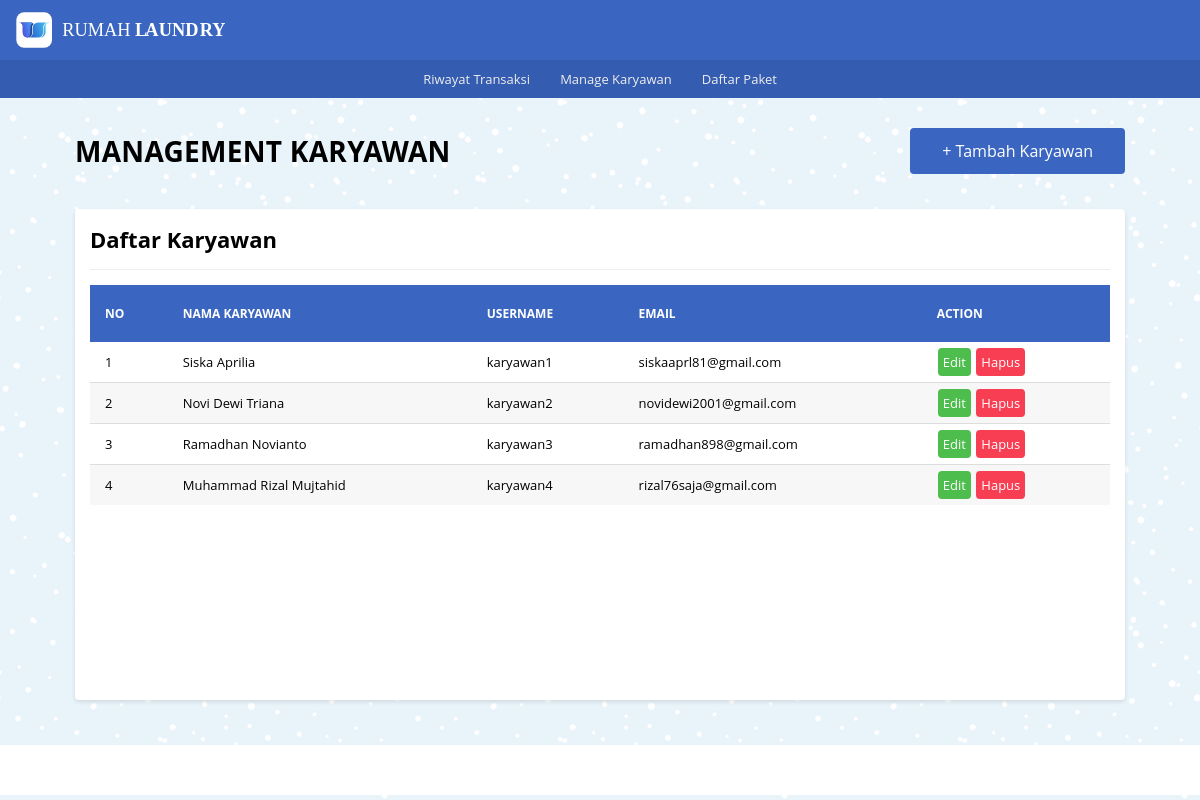
Screenshot of /karyawan/karyawan.php with the database file from the repository.
### tables this page shows
CREATE TABLE `master` (
  `id_user` int(11) NOT NULL,
  `nama` varchar(100) NOT NULL,
  `email` varchar(100) NOT NULL,
  `username` varchar(20) NOT NULL,
  `password` varchar(255) NOT NULL,
  `level` varchar(20) DEFAULT NULL
);

### _functions.php (called while the page is built, shortened)
<?php
$host	= 'localhost';
$user = 'root';
$pass	= '';
$db	= 'laundry_app';
$koneksi = mysqli_connect($host, $user, $pass, $db);
function query($query)
{
	global $koneksi;
	$result = mysqli_query($koneksi, $query);
	$rows = [];
	while ($row = mysqli_fetch_assoc($result)) {
		$rows[] = $row;
	}
	return $rows;
}
function url($url = null)
{
	$url_utama = "http://localhost/rumah_laundry";
	if ($url != null) {
		return $url_utama . '/' . $url;
	} else {
		return $url_utama;
	}
}

### karyawan/karyawan.php (the view)
<?php
	require_once('../_header.php');
	$data_karyawan = query('SELECT * FROM master LIMIT 20 OFFSET 1');
?>
	<div id="karyawan" class="main-content">
		<div class="container">
			<div class="baris">
				<div class="selamat-datang">
					<div class="col-header">
						<h2 class="judul-md">Management Karyawan</h2>
					</div>
					<div class="col-header txt-right">
						<a href="<?=url('karyawan/tambah.php')?>" class="btn-lg bg-primary">+ Tambah Karyawan</a>
					</div>
				</div>
			</div>
			<div class="baris">
				<div class="col">
					<div class="card">
						<div class="card-title card-flex">
							<div class="card-col">
								<h2>Daftar Karyawan</h2>
							</div>
						</div>
						<div class="card-body">
							<div class="tabel-kontainer">
								<table class="tabel-transaksi">
									<thead>
										<tr>
											<th class="sticky">No</th>
											<th class="sticky">Nama Karyawan</th>
											<th class="sticky">Username</th>
											<th class="sticky">Email</th>
											<th class="sticky">Action</th>
										</tr>
									</thead>
									<tbody>
										<?php $no = 1; ?>
										<?php foreach($data_karyawan as $karyawan) : ?>
											<tr>
												<td><?= $no ?></td>
												<td><?= $karyawan['nama'] ?></td>
												<td><?= $karyawan['username'] ?></td>
												<td><?= $karyawan['email'] ?></td>
												<td>
													<a href="<?=url('karyawan/edit.php')?>?id_user=<?=$karyawan['id_user']?>" class="btn btn-edit">Edit</a>
													<a href="<?=url('karyawan/hapus.php')?>?id_user=<?=$karyawan['id_user']?>" onclick="return confirm('Yakin akan menghapus?');"  class="btn btn-hapus">Hapus</a>
												</td>
											</tr>
											<?php $no++ ?>
										<?php endforeach; ?>
									</tbody>
								</table>
							</div>
						</div>
					</div>
				</div>
			</div>
		</div>
	</div>
<?php require_once('../_footer.php'); ?>

### _assets/css/style.css (style rules this page uses)
* { margin: 0; padding: 0; box-sizing: border-box; }
html,body { width: 100%; max-width: 100%; position: relative; font-family: 'Open sans', sans-serif; display: flex; flex-direction: column; background-image: url(../img/blue-snow.png); overflow-x: hidden; }
.txt-right { text-align: right; }
h2 { font-size: 22px; }
.main-content { display: flex; flex-direction: column; }
.container { display: flex; flex-direction: column; width: 1080px; max-width: 100%; margin: auto; padding: 0 15px; min-height: 20px; }
.baris { position: relative; margin: 0 -15px; display: flex; flex-direction: row; flex-wrap: wrap; }
.selamat-datang { width: 100%; display: flex; flex-direction: row; flex-wrap: wrap; align-items: center; justify-content: space-between; padding: 0 15px; margin: 30px 0 20px 0; }
.selamat-datang .col-header { flex: 1; }
.selamat-datang .col-header .judul-md { font-size: 28px; text-transform: uppercase; letter-spacing: .3px; }
.selamat-datang .col-header a { display: inline-block; color: #fff; text-decoration: none; }
.btn-lg { padding: 10px 30px; border-radius: 4px; }
.bg-primary { border: 2px solid #3a66c1; color: #ffffff; background-color: #3a66c1; }
.col { flex: 1; }
.card { background-color: #fff; margin: 15px; padding: 15px; border-radius: 4px; box-shadow: 0 2px 4px rgba(0,0,0,0.10); }
.card-body { position: relative; }
.card-title { padding-bottom: 15px; margin-bottom: 15px; border-bottom: 1px solid #eeeeee; }
.card-flex { display: flex; flex-direction: row; align-items: center; justify-content: space-between; }
.card-col { flex: 1; }
.tabel-kontainer { display: block; width: 100%; height: 400px; position: relative; overflow-x: auto; overflow-y: auto; }
.tabel-transaksi { border: 0; border-collapse: collapse; width: 100%; }
.tabel-transaksi thead { color: #ffffff; }
.tabel-transaksi thead th { text-transform: uppercase; font-size: 12px; text-align: left; padding: 20px 15px; background-color: #3a66c1; }
.sticky { position: sticky; top: 0; }
.tabel-transaksi tbody tr { border-bottom: 1px solid #dddddd; }
.tabel-transaksi tbody tr:nth-child(even) { background-color: #f7f7f7; }
.tabel-transaksi tbody tr:last-child { border-bottom: 0; }
.tabel-transaksi tbody tr td { padding: 5px 15px; font-size: 13px; }
.btn { display: inline-block; text-decoration: none; padding: 5px; margin: 1px; border-radius: 4px; }
.btn-edit { background-color: #4dbd4d; color: #ffffff; }
.btn-hapus { background-color: #f73e53; color: #ffffff; }

### rows the page displays
master: nama "Siska Aprilia", username "karyawan1", email "siskaaprl81@gmail.com"
master: nama "Novi Dewi Triana", username "karyawan2", email "novidewi2001@gmail.com"
master: nama "Ramadhan Novianto", username "karyawan3", email "ramadhan898@gmail.com"
master: nama "Muhammad Rizal Mujtahid", username "karyawan4", email "rizal76saja@gmail.com"
